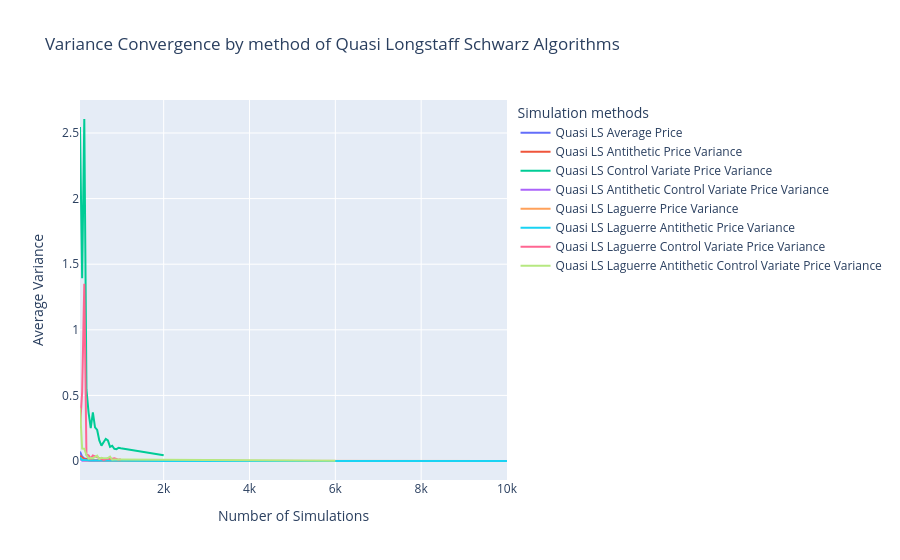

The notebook cell saved with this chart:
### Code cell
fig = go.Figure()

fig.add_trace(go.Scatter(
    x=df_call_ls_bbq.index,
    y=df_call_ls_bbq["var_normalized"],
    mode='lines',
    name='Quasi LS Average Price'
))

fig.add_trace(go.Scatter(
    x=df_call_ls_an_bbq.index,
    y=df_call_ls_an_bbq["var_normalized"],
    mode='lines',
    name='Quasi LS Antithetic Price Variance'
))

fig.add_trace(go.Scatter(
    x=df_call_ls_cv_bbq.index,
    y=df_call_ls_cv_bbq["var_normalized"],
    mode='lines',
    name='Quasi LS Control Variate Price Variance'
))

fig.add_trace(go.Scatter(
    x=df_call_ls_an_cv_bbq.index,
    y=df_call_ls_an_cv_bbq["var_normalized"],
    mode='lines',
    name='Quasi LS Antithetic Control Variate Price Variance'
))

 # ------ Laguerre -----
fig.add_trace(go.Scatter(
    x=df_call_ls_lbbq.index,
    y=df_call_ls_lbbq["var_normalized"],
    mode='lines',
    name='Quasi LS Laguerre Price Variance'
))

fig.add_trace(go.Scatter(
    x=df_call_ls_an_lbbq.index,
    y=df_call_ls_an_lbbq["var_normalized"],
    mode='lines',
    name='Quasi LS Laguerre Antithetic Price Variance'
))

fig.add_trace(go.Scatter(
    x=df_call_ls_cv_lbbq.index,
    y=df_call_ls_cv_lbbq["var_normalized"],
    mode='lines',
    name='Quasi LS Laguerre Control Variate Price Variance'
))

fig.add_trace(go.Scatter(
    x=df_call_ls_an_cv_lbbq.index,
    y=df_call_ls_an_cv_lbbq["var_normalized"],
    mode='lines',
    name='Quasi LS Laguerre Antithetic Control Variate Price Variance'
))


fig.update_layout(
    title="Variance Convergence by method of Quasi Longstaff Schwarz Algorithms",
    xaxis_title="Number of Simulations",
    yaxis_title="Average Variance",
    legend_title="Simulation methods"
)

fig.show()

### Figure 1 — Plotly figure (JSON) as saved in the notebook; plotly's stock layout.template omitted (floating-point values rounded to 4 significant figures)
{"data": [{"mode": "lines", "name": "Quasi LS Average Price", "type": "scatter", "x": [50, 100, 150, 200, 250, 300, 350, 400, 450, 500, 550, 600, 650, 700, 750, 800, 850, 900, 950, 1000, 2000, 4000, 6000, 8000, 10000], "y": [0.07184, 0.03366, 0.01983, 0.01505, 0.01146, 0.01019, 0.00769, 0.008225, 0.006511, 0.00628, 0.005539, 0.004906, 0.004783, 0.004469, 0.00448, 0.003726, 0.003716, 0.003439, 0.00308, 0.003095, 0.001469, 0.0007617, 0.0004968, 0.0003833, 0.0003039]}, {"mode": "lines", "name": "Quasi LS Antithetic Price Variance", "type": "scatter", "x": [50, 100, 150, 200, 250, 300, 350, 400, 450, 500, 550, 600, 650, 700, 750, 800, 850, 900, 950, 1000, 2000, 4000, 6000, 8000, 10000], "y": [0.04016, 0.02241, 0.01309, 0.01408, 0.007612, 0.008164, 0.006319, 0.006377, 0.005859, 0.004852, 0.004158, 0.003687, 0.003605, 0.003119, 0.002825, 0.002471, 0.002716, 0.002634, 0.002266, 0.002312, 0.001129, 0.0005699, 0.0003767, 0.0002855, 0.0002316]}, {"mode": "lines", "name": "Quasi LS Control Variate Price Variance", "type": "scatter", "x": [50, 100, 150, 200, 250, 300, 350, 400, 450, 500, 550, 600, 650, 700, 750, 800, 850, 900, 950, 1000, 2000], "y": [2.546, 1.393, 2.606, 0.5456, 0.3694, 0.2509, 0.3698, 0.2564, 0.2367, 0.1568, 0.1171, 0.1475, 0.169, 0.1565, 0.1081, 0.1162, 0.09357, 0.09059, 0.101, 0.09784, 0.04336]}, {"mode": "lines", "name": "Quasi LS Antithetic Control Variate Price Variance", "type": "scatter", "x": [50, 100, 150, 200, 250, 300, 350, 400, 450, 500, 550, 600, 650, 700, 750, 800, 850, 900, 950], "y": [0.01583, 0.002088, 0.004562, 0.001807, 0.002474, 0.0009246, 0.00135, 0.001548, 0.001133, 0.001164, 0.001175, 0.0009632, 0.0007326, 0.0008115, 0.0008014, 0.0006416, 0.000701, 0.00061, 0.0006289]}, {"mode": "lines", "name": "Quasi LS Laguerre Price Variance", "type": "scatter", "x": [50, 100, 150, 200, 250, 300, 350, 400, 450, 500, 550, 600, 650, 700, 750, 800, 850, 900, 950, 1000, 2000, 4000, 6000, 8000, 10000], "y": [0.02706, 0.01093, 0.006524, 0.00575, 0.004988, 0.004459, 0.002991, 0.00298, 0.002405, 0.002264, 0.002011, 0.001873, 0.001753, 0.001621, 0.001394, 0.001447, 0.001263, 0.001242, 0.001188, 0.001088, 0.0005433, 0.0002778, 0.0001855, 0.0001371, 0.0001117]}, {"mode": "lines", "name": "Quasi LS Laguerre Antithetic Price Variance", "type": "scatter", "x": [50, 100, 150, 200, 250, 300, 350, 400, 450, 500, 550, 600, 650, 700, 750, 800, 850, 900, 950, 1000, 2000, 4000, 6000, 8000, 10000], "y": [0.0278, 0.008526, 0.008226, 0.004807, 0.003765, 0.003187, 0.003201, 0.003033, 0.002747, 0.002147, 0.002057, 0.001797, 0.001668, 0.001556, 0.001546, 0.0014, 0.001407, 0.001195, 0.001195, 0.00109, 0.0005615, 0.0002806, 0.0001888, 0.0001382, 0.0001173]}, {"mode": "lines", "name": "Quasi LS Laguerre Control Variate Price Variance", "type": "scatter", "x": [50, 100, 150, 200, 250, 300, 350, 400, 450, 500, 550, 600, 650, 700, 750, 800, 850, 900, 950, 1000], "y": [0.2543, 0.5263, 1.351, 0.04748, 0.04311, 0.01942, 0.04265, 0.03601, 0.02527, 0.01897, 0.014, 0.008989, 0.01224, 0.02048, 0.01408, 0.01897, 0.02029, 0.01501, 0.009096, 0.0128]}, {"mode": "lines", "name": "Quasi LS Laguerre Antithetic Control Variate Price Variance", "type": "scatter", "x": [50, 100, 150, 200, 250, 300, 350, 400, 450, 500, 550, 600, 650, 700, 750, 800, 850, 900, 950, 1000, 2000, 4000, 6000], "y": [0.4051, 0.0952, 0.09326, 0.04504, 0.01867, 0.02353, 0.02097, 0.02859, 0.04053, 0.01565, 0.02388, 0.02127, 0.02017, 0.02263, 0.03415, 0.009905, 0.01096, 0.01037, 0.01147, 0.01091, 0.00964, 0.002811, 0.001636]}], "layout": {"legend": {"title": {"text": "Simulation methods"}}, "title": {"text": "Variance Convergence by method of Quasi Longstaff Schwarz Algorithms"}, "xaxis": {"title": {"text": "Number of Simulations"}}, "yaxis": {"title": {"text": "Average Variance"}}}}
